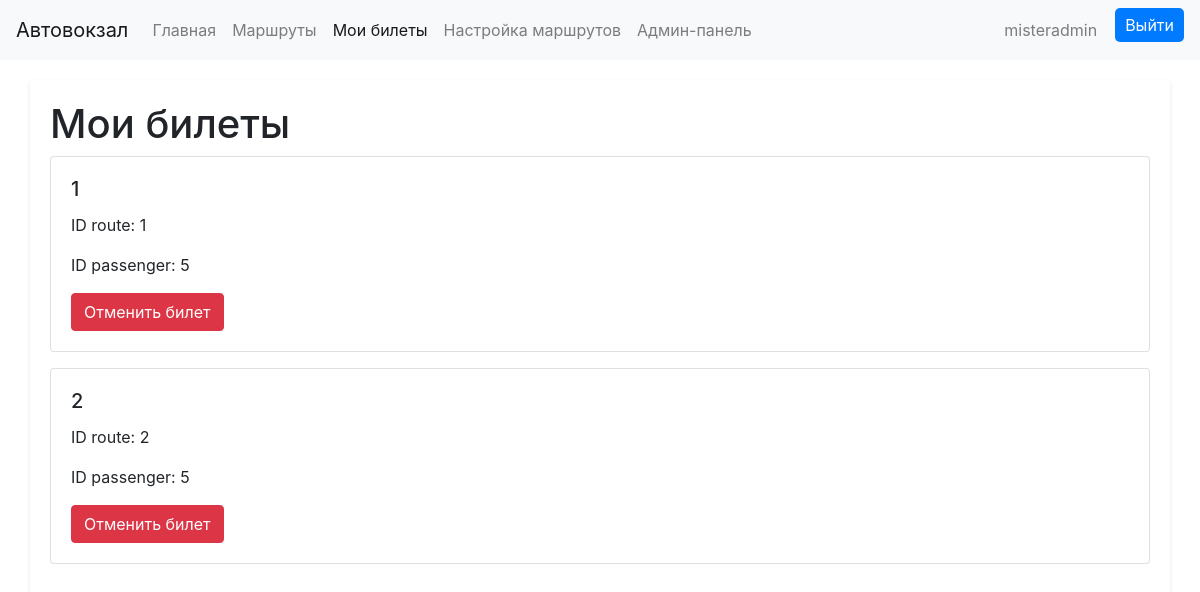
/mytickets/ (signed in), run on an earlier commit of the app's database.
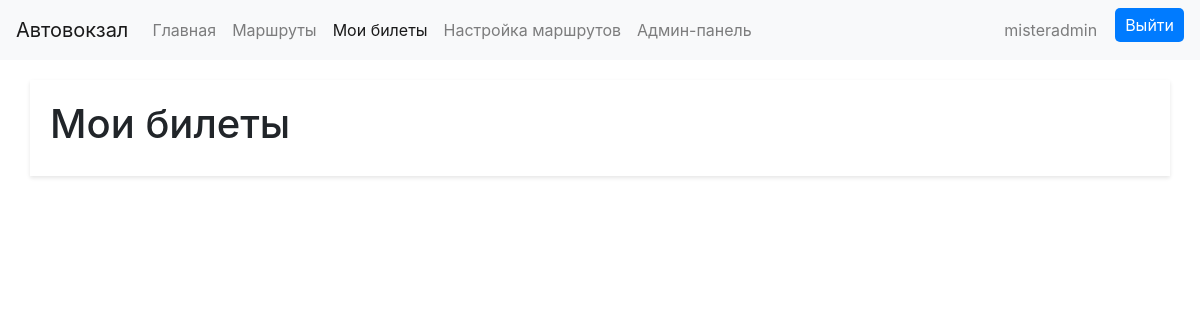
And on a later commit of the database.
### main/models.py (models this page shows)
class Ticket(models.Model):
    passenger = models.ForeignKey(User, on_delete=models.CASCADE)
    route = models.ForeignKey(Route, on_delete=models.CASCADE)

### main/views.py (the view)
# urls.py: path('mytickets/', mytickets_view, name='mytickets')
def mytickets_view(request):
    tickets = Ticket.objects.filter(passenger_id=request.user)
    if request.method == 'POST':
        ticket_id = request.POST.get('ticket_id')
        ticket = Ticket.objects.get(id=ticket_id)
        ticket.delete()
    return render(request, 'main/mytickets.html', {'tickets': tickets})

### main/templates/main/mytickets.html (shortened to what this page needs)
<!DOCTYPE html>
<html>
<head>
  <link rel="stylesheet" href="https://stackpath.bootstrapcdn.com/bootstrap/4.5.0/css/bootstrap.min.css">
</head>
<body>
  <nav class="navbar navbar-expand-lg navbar-light bg-light">
    <a class="navbar-brand">Автовокзал</a>
    <div class="collapse navbar-collapse" id="navbarNav">
      <ul class="navbar-nav">
        <li class="nav-item">
          <a class="nav-link" href="{% url 'index' %}">Главная</a>
        </li>
        <li class="nav-item">
          <a class="nav-link" href="{% url 'routes' %}">Маршруты</a>
        </li>
        <li class="nav-item active">
          <a class="nav-link" href="{% url 'mytickets' %}">Мои билеты</a>
        </li>
        {% if user.is_staff %}
           <li class="nav-item">
          <a class="nav-link" href="{% url 'edit_routes' %}">Настройка маршрутов</a>
        </li>
          <li class="nav-item">
          <a class="nav-link" href="{% url 'admin:index' %}">Админ-панель</a>
        </li>
          {% endif %}
      </ul>
    </div>
      {% if user.is_authenticated %}
      <ul class="navbar-nav">
        <li class="nav-item">
          <a class="nav-link">{{ user.username }}</a>
        </li>
      </ul>
     <div class="auth-buttons">
            <button onclick="location.href='{% url 'logout' %}'">Выйти</button>
        </div>
      {% endif %}
  </nav>
  <div class="container">
    <h1>Мои билеты</h1>
    {% for ticket in tickets %}
      <form action="{% url 'mytickets' %}" method="post">
    <div class="card mb-3">
      <div class="card-body">
        <h5 class="card-title" id="ticket_id">{{ ticket.id }}</h5>
          <p class="card-text" id="route_id">ID route: {{ ticket.route_id }}</p>
          <p class="card-text" id="passenger_id">ID passenger: {{ ticket.passenger_id }}</p>
         <button type="submit" class="btn btn-danger">Отменить билет</button>
      </div>
    </div>
          </form>
    {% endfor %}
  </div>
</body>
</html>

What changed in the data, as far as the page shows it:
removed Ticket: id "1", route_id "1", passenger_id "5"
removed Ticket: id "2", route_id "2", passenger_id "5"
